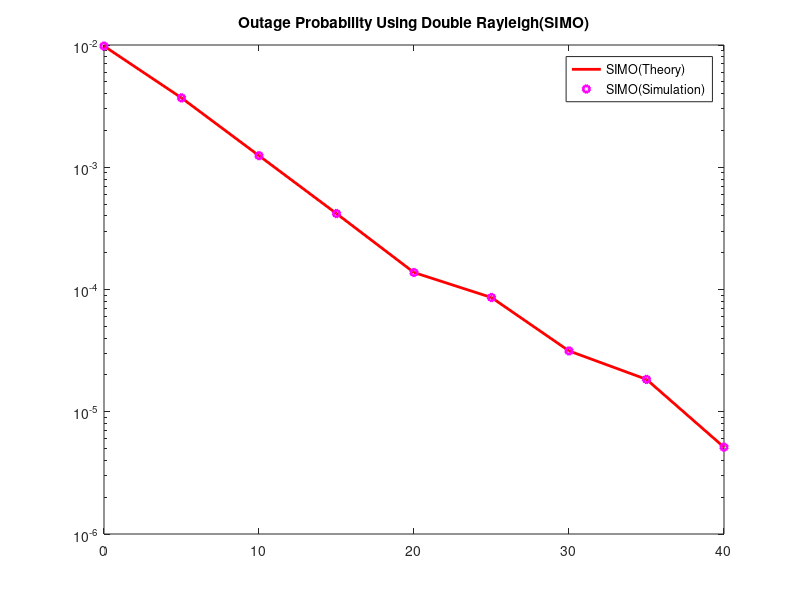

Here is the MATLAB script that generated this plot: (Note: this script raises an error after producing the figure.)
close all
clear all

N=100000;
snr=0:5:40; %multiple Eb/No(SNR) value in db
f=sqrt(0.5);
index=1;
M = 2;
g = sin(pi/M)^2;
sigm = 1; % channel variance
sigma = 1;

Mr=1;
Mt=100000;


for k=1:5:40
x=10^(k./10);
p=sqrt(1/x);
x1=randi([0,1]);
x=2*x1-1;


h1=f*(randn(1,N) + j*randn(1,N));
h2=f*(randn(1,N) + j*randn(1,N));
%h = 4*(h1*g1 + h2*g2);
g1= abs(sigma*randn(1,N)+1i*sigma*randn(1,N));
g2= abs(sigma*randn(1,N)+1i*sigma*randn(1,N));
h = 4.*((g1.*h1).*(h2.*g2));

n1=f*(randn(1,N) + j*randn(1,N));
n2=f*(randn(1,N) + j*randn(1,N));
n=n1.*n2;
y1=h.*x + p.*n;

for kk=1:N
   
     b(kk)=conj(h(kk)) * y1(kk);           %Calculation for real and imaginary parts of signals
  if(real(b(kk))>=0)                        %inphase demodulation
     data_detect_b(kk)=1;                   %Detection of real part for BER
 else
     data_detect_b(kk)=0;
  end
end

error_b = xor(x1,data_detect_b);    %Bit error rate for 1*1 SISO wireless system
bers_b(k)=sum(error_b)/N;          %Sum of errors by the total transmission bits

end

y5=[0.00980582617584078 0.00369323661384938 0.001243758592258976 0.0004178433253485600 0.00013771151735 0.000085985548944 0.00003144982824673 0.000018402393774 0.00000513194026 ]
op_5 = [0.00980582617584078 0.00369323661384938 0.001243758592258976 0.0004178433253485600 0.00013771151735 0.000085985548944 0.00003144982824673 0.000018402393774 0.00000513194026 ]


semilogy(snr, y5, '-r','Linewidth',2);
hold on
semilogy(snr, op_5, 'mh','Linewidth',2);         
hold off

title('Outage Probability Using Double Rayleigh(SIMO)')
LEG = legend('SIMO(Theory)','SIMO(Simulation)');
LEG.FontSize = 5;
xlabel('Average SNR(dB)');
ylabel('Outage Probability');
grid on
hold off
ylim([0.0000001 1]);
xlim([0 40])